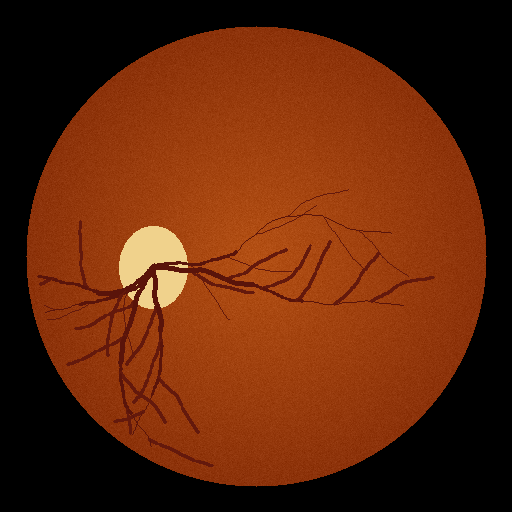
#> input picture notebooks/sample_data/images/fundus_0_000.png, 512 x 512 px, found by its file name
$ python generate_ieee_paper_figures.py
#> lines starting #> are read from the running program, lines starting #| are printed output that depends on the picture; after the words box and inside, x2 and y2 are one past the last pixel; in counts of white or black regions, pixels touching at a corner belong together
"""
Publication figures for the VERA IEEE conference paper (revised layout).

Changes versus the first version
--------------------------------
* Every figure is drawn at its final IEEE size (3.5 in single column / 7.16 in
  double column) with 6-7.5 pt text, so nothing is shrunk further in LaTeX.
* Captions live in the .tex file, so the in-figure titles were removed.
* Fig. 1: re-laid-out boxes so no text touches a box edge; arrows no longer cross text.
* Fig. 2: transposed to 4 rows x 5 grades; the long row labels that forced a very wide
  left margin are gone.
* Fig. 3: zero-based y-axes (the old 0.70-0.95 axis exaggerated the gaps), label collisions
  and the arrow/text clash removed, shorter tick labels.
* Fig. 4: the "Referable cutoff" text that ran over the 0.00 cells is now a legend entry;
  the title wrongly said |i-j| <= 1 for "catastrophic" errors (it is |i-j| > 1).
* Fig. 5: 2-DD circle no longer cuts through the optic disc, labels moved off the circles.
* Vector PDF output (fonts embedded as TrueType) plus a 300 dpi PNG of each figure.

IMPORTANT - what is real and what is not
----------------------------------------
Figs. 3, 4 and 6-style numbers are typed in below.  They must be replaced by the values
produced by your evaluation code before submission.  Fig. 2 uses real pipeline outputs
if they exist in <data>/vera_outputs/ (see load_assets); otherwise it falls back to a
crude top-hat proxy and says so in the figure.  Fig. 5 overlays hard-coded geometry and
counts on a sample image.

Usage:  python generate_ieee_paper_figures.py [--data sample_data] [--out figures]
"""
import argparse
from pathlib import Path

import cv2
import matplotlib
matplotlib.use("Agg")
import matplotlib.patches as patches
import matplotlib.pyplot as plt
import numpy as np
import seaborn as sns
from matplotlib.lines import Line2D

COL_W, FULL_W = 3.5, 7.16  # IEEE column widths (inches)

plt.rcParams.update({
    "font.family": "sans-serif",
    "font.sans-serif": ["DejaVu Sans", "Arial", "Helvetica"],
    "font.size": 7, "axes.titlesize": 7.5, "axes.labelsize": 7,
    "xtick.labelsize": 6.5, "ytick.labelsize": 6.5, "legend.fontsize": 6.5,
    "axes.edgecolor": "#333333", "axes.linewidth": 0.6,
    "xtick.color": "#333333", "ytick.color": "#333333",
    "pdf.fonttype": 42, "ps.fonttype": 42,   # embed TrueType (no Type-3 fonts)
})

ARGS = None


def save(fig, name):
    out = Path(ARGS.out)
    out.mkdir(parents=True, exist_ok=True)
    for ext in ("pdf", "png"):
        fig.savefig(out / f"{name}.{ext}", dpi=300, bbox_inches="tight", pad_inches=0.02)
    plt.close(fig)
    print(f"Generated {out / name}.pdf/.png")


# ------------------------------------------------------------------ helpers
def read_rgb(path, size=512):
    img = cv2.cvtColor(cv2.imread(str(path)), cv2.COLOR_BGR2RGB)
    return cv2.resize(img, (size, size), interpolation=cv2.INTER_AREA)


def placeholder(size=512):
    img = np.full((size, size, 3), 150, np.uint8)
    cv2.putText(img, "PLACEHOLDER", (60, size // 2 - 10), cv2.FONT_HERSHEY_SIMPLEX, 1.5, (255, 255, 255), 4)
    cv2.putText(img, "sample image missing", (95, size // 2 + 40), cv2.FONT_HERSHEY_SIMPLEX, 0.9, (255, 255, 255), 2)
    return img


def load_sample(grade):
    p = Path(ARGS.data) / "images" / f"fundus_{grade}_000.png"
    if p.exists():
        return read_rgb(p), True
    print(f"WARNING: {p} not found - drawing a PLACEHOLDER image")
    return placeholder(), False


def load_assets(grade):
    """Return raw, enhanced, vessel, cam, and a flag saying whether panels 3/4 are real.

    Real pipeline outputs (preferred), all optional, in <data>/vera_outputs/:
        {g}_enhanced.png  Stream-A output (RGB)
        {g}_vessel.png    vessel probability map V (gray)
        {g}_gradcam.npy   Grad-CAM++ map, float [0,1], any size
    Missing files fall back to a crude top-hat PROXY, which is NOT your pipeline.
    """
    raw, _ = load_sample(grade)
    d = Path(ARGS.data) / "vera_outputs"
    f_enh, f_ves, f_cam = d / f"{grade}_enhanced.png", d / f"{grade}_vessel.png", d / f"{grade}_gradcam.npy"

    green = raw[:, :, 1]
    g_clahe = cv2.createCLAHE(clipLimit=2.0, tileGridSize=(8, 8)).apply(green)
    tophat = cv2.morphologyEx(255 - g_clahe, cv2.MORPH_TOPHAT, cv2.getStructuringElement(cv2.MORPH_ELLIPSE, (5, 5)))

    if f_enh.exists():
        enhanced = read_rgb(f_enh)
    else:
        enhanced = raw.copy(); enhanced[:, :, 1] = g_clahe

    if f_ves.exists():
        vessel = cv2.resize(cv2.imread(str(f_ves), 0), (512, 512))
        real_v = True
    else:
        vessel = cv2.threshold(tophat, 15, 255, cv2.THRESH_BINARY)[1]
        real_v = False

    if f_cam.exists():
        cam = cv2.resize(np.load(f_cam).astype(np.float32), (512, 512))
        cam = (cam - cam.min()) / (cam.max() - cam.min() + 1e-8)
        real_c = True
    else:
        cam = cv2.GaussianBlur(tophat, (15, 15), 0).astype(np.float32)
        cam = (cam - cam.min()) / (cam.max() - cam.min() + 1e-8)
        real_c = False

    heat = cv2.cvtColor(cv2.applyColorMap((cam * 255).astype(np.uint8), cv2.COLORMAP_JET), cv2.COLOR_BGR2RGB)
    overlay = cv2.addWeighted(enhanced, 0.6, heat, 0.4, 0)
    return raw, enhanced, vessel, overlay, real_v, real_c


# --------------------------------------------------------------------- Fig 1
def fig1_architecture():
    fig, ax = plt.subplots(figsize=(FULL_W, 2.75))
    ax.set_xlim(0, 100); ax.set_ylim(0, 38); ax.axis("off")

    def box(x, y, w, h, title, lines, fc, ec):
        ax.add_patch(patches.FancyBboxPatch((x, y), w, h, boxstyle="round,pad=0,rounding_size=1.2",
                                            fc=fc, ec=ec, lw=0.9))
        cx = x + w / 2
        n_title = title.count("\n") + 1
        ax.text(cx, y + h - 1.6, title, ha="center", va="top", fontsize=7, fontweight="bold",
                color="#0f172a", linespacing=1.15)
        ax.text(cx, y + h - 1.6 - n_title * 2.15 - 0.9, "\n".join(lines), ha="center", va="top",
                fontsize=6, color="#334155", linespacing=1.35)

    box(0.5, 12.5, 10, 13, "Fundus\nimage", ["512\u00d7512", "RGB"], "#ffffff", "#333333")
    box(14.5, 23.5, 21.5, 13, "Stream A", ["Circular aperture crop", "Ben Graham subtraction", "LAB-space CLAHE"], "#e8f5e9", "#2e7d32")
    box(14.5, 1.5, 21.5, 13, "Stream B", ["Green-channel isolation", "Multi-scale Frangi", "Top-hat morphology"], "#f3e5f5", "#7b1fa2")
    box(40, 10, 17, 18, "4-channel\nfusion", ["[R, G, B, V]", "4\u00d7512\u00d7512", "Conv1: 64\u00d74\u00d77\u00d77", "$W_V$ = mean($W_{RGB}$)"], "#fff3e0", "#ef6c00")
    box(60.5, 11.5, 13, 15, "ResNet-50\nbackbone", ["Residual", "stages 1\u20134"], "#e0f2f1", "#00796b")
    box(77, 23.5, 22.5, 13, "ICDR staging head", ["GAP + dropout + linear", r"$L=(1-\lambda)\,CE+\lambda\,QWK$", r"Acc 88.2%  |  $\kappa$ 0.893"], "#fbe9e7", "#d84315")
    box(77, 1.5, 22.5, 13, "Explainability &\nclinical rules", ["Grad-CAM++ (layer 4)", r"$S_{overlap}$ = 0.342", "ETDRS 4-2-1 + CSME"], "#ede7f6", "#512da8")

    kw = dict(arrowstyle="-|>", lw=0.8, color="#1e293b", shrinkA=0, shrinkB=0, mutation_scale=7)
    for a, b in [((10.5, 19), (14.5, 30)), ((10.5, 19), (14.5, 8)),
                 ((36, 30), (40, 24)), ((36, 8), (40, 14)),
                 ((57, 19), (60.5, 19)),
                 ((73.5, 22), (77, 30)), ((73.5, 16), (77, 8))]:
        ax.annotate("", xy=b, xytext=a, arrowprops=kw)
    ax.text(38.6, 30.3, "RGB", fontsize=6, ha="center", style="italic", color="#2e7d32")
    ax.text(38.6, 6.3, "V", fontsize=6, ha="center", style="italic", color="#7b1fa2")
    save(fig, "fig1_system_architecture")


# --------------------------------------------------------------------- Fig 2
def fig2_multimodal_panels():
    grades = [("Grade 0", "No DR"), ("Grade 1", "Mild NPDR"), ("Grade 2", "Moderate NPDR"),
              ("Grade 3", "Severe NPDR"), ("Grade 4", "PDR")]
    rows = ["Raw fundus", "Enhanced", "Vessel map $V$", "Grad-CAM++"]
    fig, axes = plt.subplots(4, 5, figsize=(FULL_W, 5.75), gridspec_kw=dict(wspace=0.03, hspace=0.03))
    any_proxy = False
    fig.subplots_adjust(left=0.065, right=0.995, top=0.925, bottom=0.04)
    for g, (gname, gdesc) in enumerate(grades):
        raw, enh, ves, ov, real_v, real_c = load_assets(g)
#> in load_assets, `g_clahe = cv2.createCLAHE(clipLimit=2.0, tileGridSize=(8, 8)).apply(gr..`:
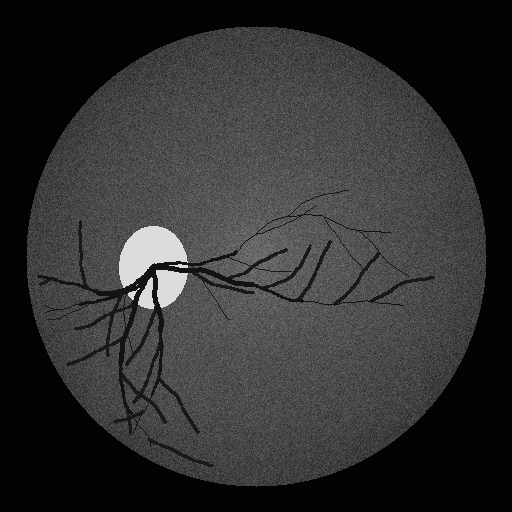
#> g_clahe: shape (512, 512); min 2, max 220, mean 48.8
#> in load_assets, `tophat = cv2.morphologyEx(255 - g_clahe, cv2.MORPH_TOPHAT, cv2.getStru..`:
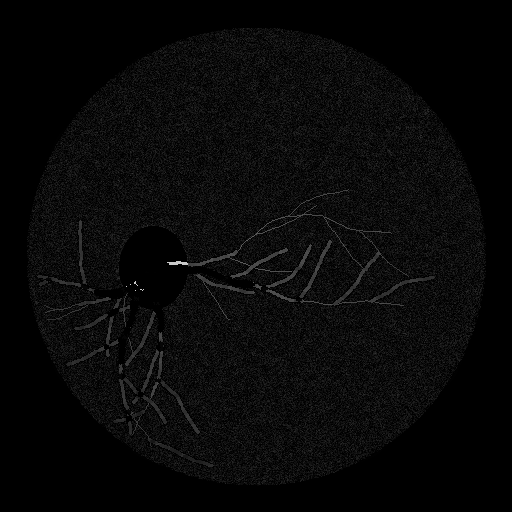
#> tophat: shape (512, 512); min 0, max 202, mean 8.6
#> in load_assets, `vessel = cv2.threshold(tophat, 15, 255, cv2.THRESH_BINARY)[1]`:
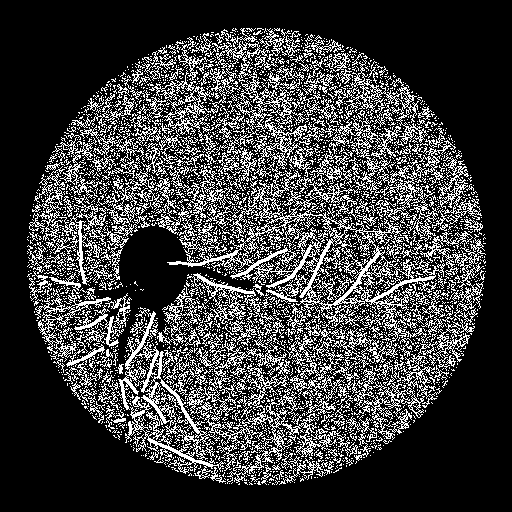
#> vessel: shape (512, 512); 24.2% white in thin lines or dots, all inside (x1, y1, x2, y2) = (27, 28, 486, 485)
#> in load_assets, `cam = cv2.GaussianBlur(tophat, (15, 15), 0).astype(np.float32)`:
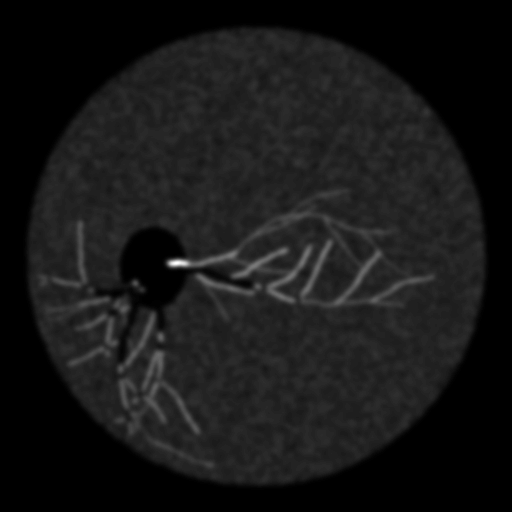
#> cam: shape (512, 512) float32; min 0, max 93, mean 8.6; drawn with min black and max white
#> in load_assets, `heat = cv2.cvtColor(cv2.applyColorMap((cam * 255).astype(np.uint8), cv..`:
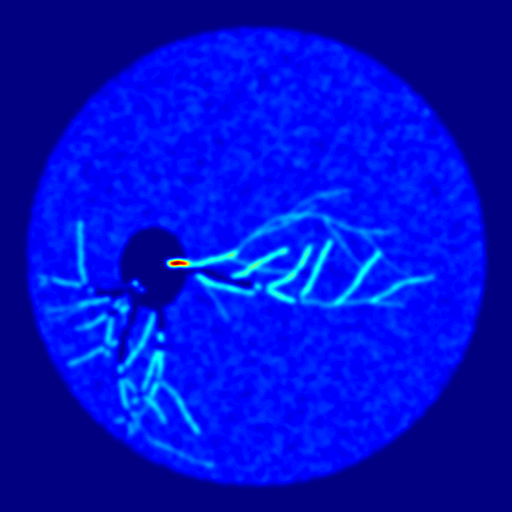
#> heat: shape (512, 512, 3); mean R, G, B 0.2, 15, 204.8
#> in load_assets, `overlay = cv2.addWeighted(enhanced, 0.6, heat, 0.4, 0)`:
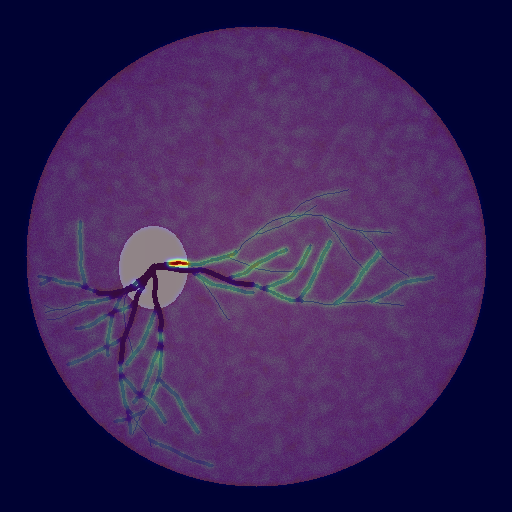
#> overlay: shape (512, 512, 3); mean R, G, B 57.9, 35.4, 87.7
#> real_v = False; real_c = False
        any_proxy |= not (real_v and real_c)
#> any_proxy = True
        if not real_v: rows[2] = "Vessel PROXY"
        if not real_c: rows[3] = "Saliency PROXY"
        for r, (im, cmap) in enumerate([(raw, None), (enh, None), (ves, "gray"), (ov, None)]):
            ax = axes[r, g]
            ax.imshow(im, cmap=cmap); ax.set_xticks([]); ax.set_yticks([])
            for s in ax.spines.values():
                s.set_linewidth(0.4); s.set_color("#999999")
            if r == 0:
                ax.set_title(f"{gname}\n{gdesc}", fontsize=7, fontweight="bold", pad=3)
            if g == 0:
                ax.set_ylabel(rows[r], fontsize=7, fontweight="bold", labelpad=3)
#> this loop made 4 passes
#> cmap on passes 1 to 4: None, None, 'gray', None
    if any_proxy:
        print("WARNING: vessel/Grad-CAM++ panels use a top-hat PROXY, not VERA outputs. "
              "Put real maps in <data>/vera_outputs/ before using this figure.")
        fig.text(0.5, 0.008, "PROXY panels (rows 3-4): not VERA outputs - replace before submission",
                 ha="center", fontsize=6.5, color="#b30000", fontweight="bold")
    save(fig, "fig2_multimodal_panels")


# --------------------------------------------------------------------- Fig 3
def fig3_ablation():
    labels = ["RGB\nbaseline\n(R18)", "Early\nfusion\n(R18)", "Dual\nbranch\n(R18)", "Attn.\ngated\n(R18)", "VERA\n(R50)"]
    acc = [0.812, 0.838, 0.841, 0.855, 0.882]
    qwk = [0.804, 0.843, 0.849, 0.861, 0.893]
    ovl = [0.221, 0.310, 0.315, 0.328, 0.342]
    x, w = np.arange(5), 0.36
    fig, (a1, a2) = plt.subplots(1, 2, figsize=(FULL_W, 2.55), gridspec_kw=dict(wspace=0.22))

    b1 = a1.bar(x - w / 2, acc, w, label="Accuracy", color="#2b5c8f", ec="black", lw=0.4)
    b2 = a1.bar(x + w / 2, qwk, w, label=r"QWK ($\kappa$)", color="#d95f02", ec="black", lw=0.4)
    for bars in (b1, b2):
        for r in bars:
            a1.annotate(f"{r.get_height():.3f}", (r.get_x() + r.get_width() / 2, r.get_height()),
                        xytext=(0, 1.5), textcoords="offset points", ha="center", va="bottom",
                        fontsize=5.3, rotation=90)
    a1.set_ylim(0, 1.18); a1.set_yticks(np.arange(0, 1.01, 0.2))
    a1.set_ylabel("Score"); a1.set_title("(a) Accuracy and QWK", pad=4)
    a1.legend(loc="upper left", ncol=2, frameon=False, handlelength=1.2, columnspacing=1)

    cols = ["#7570b3"] * 4 + ["#1b9e77"]
    bars = a2.bar(x, ovl, 0.55, color=cols, ec="black", lw=0.4)
    for r in bars:
        a2.annotate(f"{r.get_height():.3f}", (r.get_x() + r.get_width() / 2, r.get_height()),
                    xytext=(0, 1.5), textcoords="offset points", ha="center", va="bottom", fontsize=6)
    a2.annotate("", xy=(4, 0.395), xytext=(0, 0.395), arrowprops=dict(arrowstyle="-|>", lw=0.8, color="#b30000", mutation_scale=7))
    a2.text(2, 0.403, "+54.7% vs. baseline", ha="center", va="bottom", fontsize=6.5, fontweight="bold", color="#b30000")
    a2.set_ylim(0, 0.45); a2.set_ylabel(r"$S_{overlap}$"); a2.set_title("(b) Vessel-attention overlap", pad=4)

    for a in (a1, a2):
        a.set_xticks(x); a.set_xticklabels(labels, fontsize=6)
        a.grid(axis="y", ls="--", lw=0.4, alpha=0.5); a.set_axisbelow(True)
    save(fig, "fig3_ablation_benchmarks")


# --------------------------------------------------------------------- Fig 4
def fig4_confusion():
    cm = np.array([[0.94, 0.06, 0.00, 0.00, 0.00],
                   [0.05, 0.88, 0.07, 0.00, 0.00],
                   [0.00, 0.08, 0.86, 0.06, 0.00],
                   [0.00, 0.00, 0.08, 0.87, 0.05],
                   [0.00, 0.00, 0.00, 0.08, 0.92]])
    lab = ["0\nNo DR", "1\nMild", "2\nModerate", "3\nSevere", "4\nPDR"]
    fig, ax = plt.subplots(figsize=(COL_W, 3.05))
    sns.heatmap(cm, annot=True, fmt=".2f", cmap="Blues", vmin=0, vmax=1, ax=ax,
                xticklabels=lab, yticklabels=lab, linewidths=0.4, linecolor="#cccccc",
                annot_kws=dict(fontsize=7, fontweight="bold"),
                cbar_kws=dict(label="Row-normalized rate", shrink=0.85, pad=0.03))
    ax.figure.axes[-1].tick_params(labelsize=6); ax.figure.axes[-1].yaxis.label.set_size(6.5)
    ax.set_xlabel("Predicted ICDR grade", fontweight="bold"); ax.set_ylabel("True ICDR grade", fontweight="bold")
    ax.tick_params(length=0); plt.setp(ax.get_xticklabels(), rotation=0); plt.setp(ax.get_yticklabels(), rotation=0)
    ax.axhline(2, color="#e41a1c", lw=1.4, ls="--"); ax.axvline(2, color="#e41a1c", lw=1.4, ls="--")
    ax.legend(handles=[Line2D([0], [0], color="#e41a1c", lw=1.4, ls="--", label=r"Referable cut-off (grade $\geq$ 2)")],
              loc="upper center", bbox_to_anchor=(0.5, -0.2), frameon=False, fontsize=6.5)
    save(fig, "fig4_confusion_matrix_ieee")


# --------------------------------------------------------------------- Fig 5
def fig5_biomarkers():
    img, found = load_sample(2)
    h, w = img.shape[:2]
    fx, fy = int(w * 0.45), int(h * 0.54)      # fovea / FAZ centre (measured position)
    ox, oy, od_r = int(w * 0.90), int(h * 0.54), int(w * 0.075)  # optic disc (measured position)
    fig, (a1, a2) = plt.subplots(1, 2, figsize=(FULL_W, 3.55), gridspec_kw=dict(wspace=0.04))

    # (a) ETDRS quadrants, anchored on the fovea / disc axis
    a1.imshow(img)
    a1.axvline(fx, color="#ffff00", ls="--", lw=1.0, alpha=0.9); a1.axhline(fy, color="#ffff00", ls="--", lw=1.0, alpha=0.9)
    a1.add_patch(patches.Circle((ox, oy), od_r, lw=1.2, ec="#00ff00", fc="none"))
    a1.plot(fx, fy, "o", color="#ff3333", ms=3.5)
    quad = {"ST": ((fx / 2, fy / 2), "Superior-Temporal", 8, 14), "SN": ((fx + (w - fx) / 2, fy / 2), "Superior-Nasal", 6, 9),
            "IT": ((fx / 2, fy + (h - fy) / 2), "Inferior-Temporal", 11, 16), "IN": ((fx + (w - fx) / 2, fy + (h - fy) / 2), "Inferior-Nasal", 5, 7)}
    for k, ((qx, qy), name, hm, ma) in quad.items():
        a1.text(qx, qy, f"{name} ({k})\nHM {hm} | MA {ma}", color="white", fontsize=6, fontweight="bold",
                ha="center", va="center", bbox=dict(boxstyle="round,pad=0.25", fc="black", alpha=0.65, ec="none"))
    a1.set_title("(a) ETDRS 4-quadrant partitioning", fontsize=7.5, fontweight="bold", pad=3); a1.axis("off")

    # (b) FAZ proximity zones
    a2.imshow(img)
    a2.add_patch(patches.Circle((ox, oy), od_r, lw=1.2, ec="#00ff00", fc="none"))
    a2.text(ox, oy - od_r - 10, "Optic disc", color="#00ff00", fontsize=6, fontweight="bold", ha="center",
            bbox=dict(boxstyle="square,pad=0.15", fc="black", alpha=0.55, ec="none"))
    a2.plot(fx, fy, "o", color="#ff3333", ms=3.5)
    a2.text(fx, fy - 14, "Fovea / FAZ", color="#ff6666", fontsize=6, fontweight="bold", ha="center",
            bbox=dict(boxstyle="square,pad=0.15", fc="black", alpha=0.55, ec="none"))
    a2.add_patch(patches.Circle((fx, fy), 2 * od_r, lw=1.2, ec="#ff2222", fc="none", ls=":"))
    a2.add_patch(patches.Circle((fx, fy), 4 * od_r, lw=1.0, ec="#ffa500", fc="none", ls="--"))
    a2.set_title("(b) Macular threat triage (distance to FAZ)", fontsize=7.5, fontweight="bold", pad=3); a2.axis("off")
    a2.legend(handles=[Line2D([0], [0], color="#ff2222", lw=1.2, ls=":", label=r"$\leq$ 1 DD: high CSME threat"),
                       Line2D([0], [0], color="#ffa500", lw=1.0, ls="--", label="1\u20132 DD: moderate")],
              loc="upper center", bbox_to_anchor=(0.5, 0.0), ncol=2, frameon=False, fontsize=6.5, columnspacing=1.2)
    if not found:
        fig.text(0.5, 0.5, "PLACEHOLDER IMAGE", ha="center", color="#b30000", fontsize=14, fontweight="bold", alpha=0.7)
    save(fig, "fig5_clinical_biomarkers_etdrs")
#> the loop in save (call 5), `for ext in ("pdf", "png"):` made 2 passes
#> pass 1, in save (call 5), `fig.savefig(out / f"{name}.{ext}", dpi=300, bbox_inches="tight", pad_i..`:
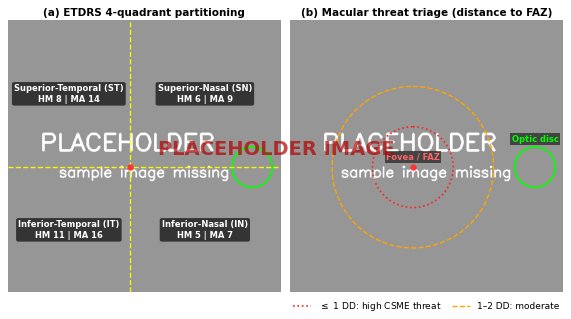
#> figure drawn by matplotlib, 2 panels


if __name__ == "__main__":
    ap = argparse.ArgumentParser()
    ap.add_argument("--data", default="sample_data")
    ap.add_argument("--out", default="figures")
    ARGS = ap.parse_args()
    fig1_architecture(); fig2_multimodal_panels(); fig3_ablation(); fig4_confusion(); fig5_biomarkers()
    print(f"\nAll figures written to {ARGS.out}/")
